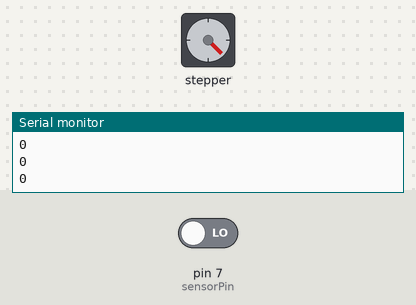
Bench run of a sketch on a simulated Arduino Uno, built with avr-gcc and run on an emulated ATmega328P. Shown: stepper motor, the last lines printed to the serial monitor. The inputs (shaded band) are chosen by the test bench; at power-on: pin 7 (sensorPin) LOW. Stepper angles assume 2048 steps per turn.

Above: at 5.8 s.
5.9 s: pin 7 (sensorPin) driven HIGH
At 9.7 s:
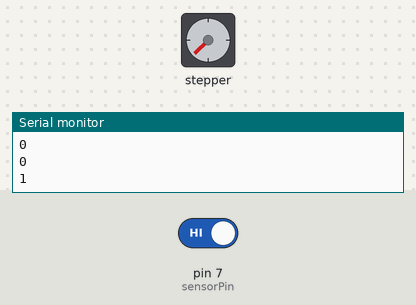
10.0 s: pin 7 (sensorPin) driven LOW
At 11.8 s:
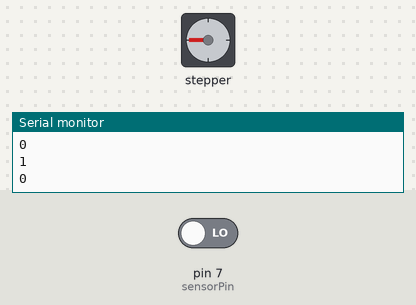
14.8 s: pin 7 (sensorPin) driven HIGH
At 17.6 s:
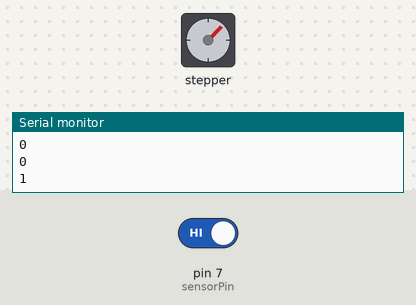
Timing chart, 0 to 27.6 s (numbered marks = the images above; inputs shaded):
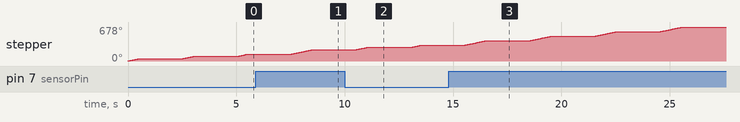

The sketch:

dieukhien_motor+cambien.ino
```cpp
#include <Stepper.h>

const int stepsPerRevolution = 2048;// Tất cả các bước để quay hết một vòng, cứ 1 bước là quay được khoảng 2048/360 độ
Stepper myStepper = Stepper(stepsPerRevolution, 8, 10, 9, 11);//Khai báo kết nối dây Arduino và động cơ bước
const int sensorPin = 7; // Chân 7 của Arduino kết nối với chân D0 cảm biến dò line
int sensorValue = 0;// được sử dụng để lưu trữ giá trị đọc từ cảm biến và giá trị ban đầu của nó được đặt là 0 để đảm bảo rằng nó không chứa bất kỳ giá trị nào trước khi được gán giá trị thực tế từ cảm biến.

void setup() {
  myStepper.setSpeed(15);// Đặt tốc độ của động cơ là 15 vòng/phút
    pinMode(sensorPin, INPUT);
  Serial.begin(9600); // Khởi tạo kết nối Serial
}

void loop() {
  sensorValue = digitalRead(sensorPin);

  // In giá trị cảm biến ra Serial Monitor
  Serial.println(sensorValue);

  // Nếu line sáng, quay 90 độ
  if (sensorValue > 0) {
    myStepper.step(512);
    delay(1000);
    myStepper.step(0); // Dừng động cơ
    delay(1000);
  }

  // Nếu line tối, quay 45 độ
  else {
    myStepper.step(256);
    delay(1000);
    myStepper.step(0); // Dừng động cơ
    delay(1000);
  }
}
```
